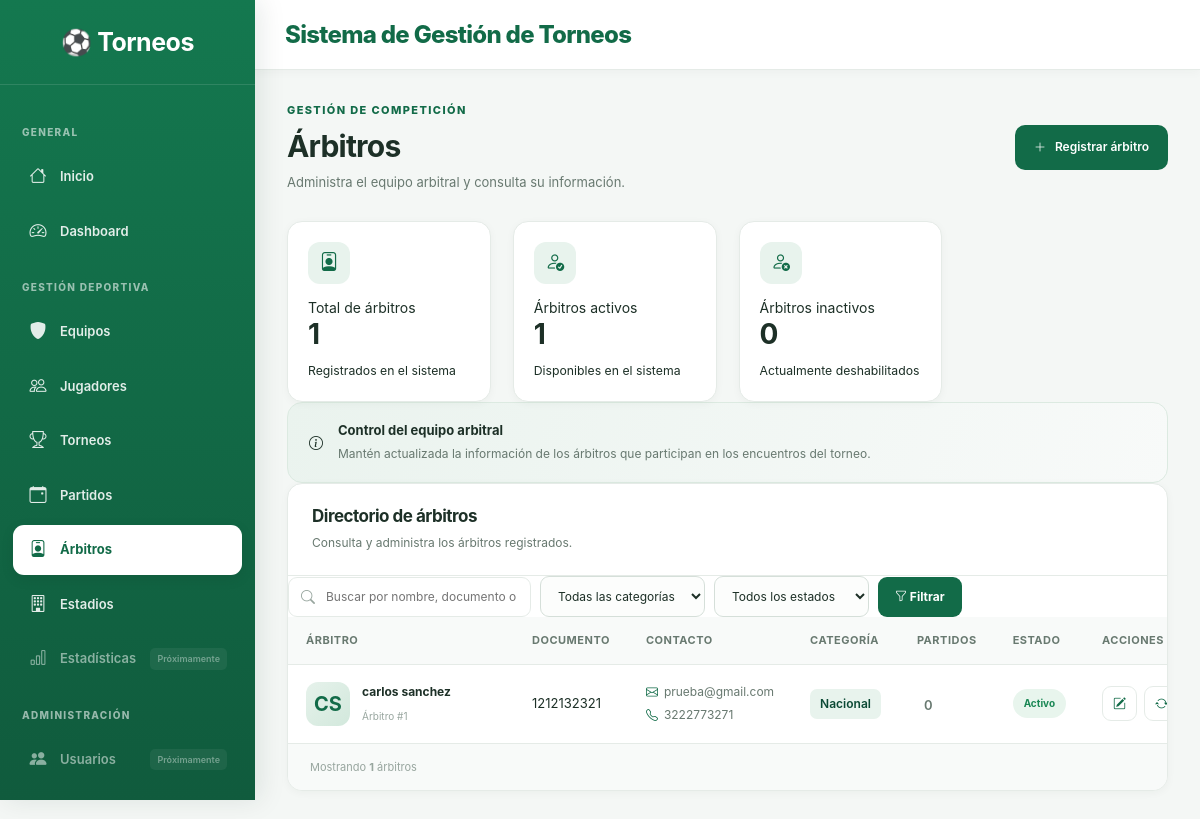
/arbitros/, run on the app's committed database.
### app/models/arbitro.py (models this page shows, shortened)
class Arbitro(db.Model):
    __tablename__ = "arbitros"
    id = db.Column(db.Integer, primary_key=True)
    nombre = db.Column(
        db.String(100),
        nullable=False
    )
    apellido = db.Column(
        db.String(100),
        nullable=False
    )
    documento = db.Column(
        db.String(30),
        unique=True,
        nullable=False
    )
    email = db.Column(
        db.String(120),
        unique=True
    )
    telefono = db.Column(
        db.String(30)
    )
    categoria = db.Column(
        db.String(50),
        nullable=False
    )
    estado = db.Column(
        db.Boolean,
        default=True
    )
    partidos = db.relationship(
        "Partido",
        back_populates="arbitro"
    )

### app/arbitros/routes.py (the view, shortened to what this page needs)
@arbitros_bp.route("/")
def index():
    busqueda = request.args.get("q", "").strip()
    filtro_estado = request.args.get("estado", "")
    filtro_categoria = request.args.get("categoria", "")
    consulta = Arbitro.query
    if filtro_estado == "activo":
        consulta = consulta.filter_by(estado=True)
    elif filtro_estado == "inactivo":
        consulta = consulta.filter_by(estado=False)
    if filtro_categoria:
        consulta = consulta.filter_by(categoria=filtro_categoria)
    arbitros = consulta.order_by(
        Arbitro.nombre.asc(),
        Arbitro.apellido.asc()
    ).all()
    categorias = [
        categoria[0]
        for categoria in db.session.query(
            Arbitro.categoria
        ).distinct().order_by(Arbitro.categoria).all()
    ]
    return render_template(
        "arbitros/index.html",
        arbitros=arbitros,
        busqueda=busqueda,
        filtro_estado=filtro_estado,
        filtro_categoria=filtro_categoria,
        categorias=categorias,
        total_arbitros=Arbitro.query.count(),
        arbitros_activos=Arbitro.query.filter_by(estado=True).count(),
        arbitros_inactivos=Arbitro.query.filter_by(estado=False).count()
    )

### app/templates/arbitros/index.html (shortened to what this page needs)
{% extends "base.html" %}
{% block content %}
<div class="module-page">
    <div class="module-header">
        <div>
            <span class="module-eyebrow">GESTIÓN DE COMPETICIÓN</span>
            <h1>Árbitros</h1>
            <p>Administra el equipo arbitral y consulta su información.</p>
        </div>
        <a href="{{ url_for('arbitros.nuevo') }}"
           class="module-primary-btn">
            <i class="bi bi-plus-lg"></i>
            Registrar árbitro
        </a>
    </div>
    <div class="dashboard-grid">
        <div class="premium-stat-card">
            <div class="premium-stat-icon">
                <i class="bi bi-person-badge"></i>
            </div>
            <div>
                <span>Total de árbitros</span>
                <h3>{{ total_arbitros }}</h3>
                <small>Registrados en el sistema</small>
            </div>
        </div>
        <div class="premium-stat-card">
            <div class="premium-stat-icon">
                <i class="bi bi-person-check"></i>
            </div>
            <div>
                <span>Árbitros activos</span>
                <h3>{{ arbitros_activos }}</h3>
                <small>Disponibles en el sistema</small>
            </div>
        </div>
        <div class="premium-stat-card">
            <div class="premium-stat-icon">
                <i class="bi bi-person-x"></i>
            </div>
            <div>
                <span>Árbitros inactivos</span>
                <h3>{{ arbitros_inactivos }}</h3>
                <small>Actualmente deshabilitados</small>
            </div>
        </div>
    </div>
    <div class="premium-info-banner">
        <i class="bi bi-info-circle"></i>
        <div>
            <strong>Control del equipo arbitral</strong>
            <p>
                Mantén actualizada la información de los árbitros
                que participan en los encuentros del torneo.
            </p>
        </div>
    </div>
    <div class="premium-table-card">
        <div class="premium-table-toolbar">
            <div>
                <h3>Directorio de árbitros</h3>
                <p>Consulta y administra los árbitros registrados.</p>
            </div>
        </div>
        <form method="GET"
              action="{{ url_for('arbitros.index') }}"
              class="premium-filter-form">
            <div class="premium-search-box">
                <input
                    type="text"
                    name="q"
                    class="premium-input"
                    placeholder="Buscar por nombre, documento o correo..."
                    value="{{ busqueda }}"
                >
            </div>
            <select name="categoria" class="premium-input">
                <option value="">Todas las categorías</option>
            </select>
            <select name="estado" class="premium-input">
                <option value="">Todos los estados</option>
            </select>
            <button type="submit" class="premium-filter-btn">
                <i class="bi bi-funnel"></i>
                Filtrar
            </button>
        </form>
        <div class="table-responsive">
            <table class="premium-table">
                <thead>
                    <tr>
                        <th>ÁRBITRO</th>
                        <th>DOCUMENTO</th>
                        <th>CONTACTO</th>
                        <th>CATEGORÍA</th>
                        <th>PARTIDOS</th>
                        <th>ESTADO</th>
                        <th>ACCIONES</th>
                    </tr>
                </thead>
                <tbody>
                    {% for arbitro in arbitros %}
                    <tr>
                        <td>
                            <div class="premium-entity-cell">
                                <div class="premium-entity-avatar referee-avatar">
                                    {{ arbitro.nombre[0]|upper }}{{ arbitro.apellido[0]|upper }}
                                </div>
                                <div>
                                    <strong>
                                        {{ arbitro.nombre }} {{ arbitro.apellido }}
                                    </strong>
                                    <small>Árbitro #{{ arbitro.id }}</small>
                                </div>
                            </div>
                        </td>
                        <td>
                            <span>{{ arbitro.documento }}</span>
                        </td>
                        <td>
                            <div class="referee-contact">
                                {% if arbitro.email %}
                                    <span>
                                        <i class="bi bi-envelope"></i>
                                        {{ arbitro.email }}
                                    </span>
                                {% endif %}
                                {% if arbitro.telefono %}
                                    <span>
                                        <i class="bi bi-telephone"></i>
                                        {{ arbitro.telefono }}
                                    </span>
                                {% endif %}
                            </div>
                        </td>
                        <td>
                            <span class="referee-category">
                                {{ arbitro.categoria }}
                            </span>
                        </td>
                        <td>
                            <div class="referee-match-count">
                                {{ arbitro.partidos|length }}
                            </div>
                        </td>
                        <td>
                            {% if arbitro.estado %}
                                <span class="premium-status-badge status-active">
                                    Activo
                                </span>
                            {% else %}
                                <span class="premium-status-badge status-inactive">
                                    Inactivo
                                </span>
                            {% endif %}
                        </td>
                        <td>
                            <div class="stadium-actions">
                                <a href="{{ url_for('arbitros.editar', id=arbitro.id) }}"
                                   class="premium-action-btn"
                                   title="Editar árbitro">
                                    <i class="bi bi-pencil-square"></i>
                                </a>
                                <form method="POST"
                                      action="{{ url_for('arbitros.cambiar_estado', id=arbitro.id) }}"
                                      onsubmit="return confirm('¿Deseas cambiar el estado de este árbitro?');">
                                    <button type="submit"
                                            class="premium-action-btn"
                                            title="Cambiar estado">
                                        <i class="bi bi-arrow-repeat"></i>
                                    </button>
                                </form>
                            </div>
                        </td>
                    </tr>
                    {% endfor %}
                </tbody>
            </table>
        </div>
        <div class="premium-table-footer">
            <span>
                Mostrando <strong>{{ arbitros|length }}</strong>
                árbitros
            </span>
        </div>
    </div>
</div>
{% endblock %}

### app/static/css/variables.css (style rules this page uses)
:root { --primary: #126B48; --primary-dark: #0B4934; --primary-light: #E8F3ED; --primary-accent: #28A477; --background: #F4F7F5; --surface: #FFFFFF; --surface-secondary: #F8FAF9; --text-primary: #1D3027; --text-secondary: #687970; --text-muted: #98A69F; --text-white: #FFFFFF; --border: #E5EBE7; --border-strong: #D5DFD9; --success: #198754; --success-light: #E8F5ED; --warning: #D99A32; --warning-light: #FFF5DF; --danger: #C94C4C; --danger-light: #FCECEC; --info: #3685B5; --info-light: #EAF4FA; --font-primary: "Inter", "Segoe UI", Arial, sans-serif; --font-size-xs: 11px; --font-size-sm: 13px; --font-size-md: 14px; --font-size-lg: 17px; --font-size-xl: 22px; --font-size-2xl: 30px; --spacing-xs: 4px; --spacing-sm: 8px; --spacing-md: 16px; --spacing-lg: 24px; --spacing-xl: 32px; --spacing-2xl: 40px; --radius-sm: 7px; --radius-md: 11px; --radius-lg: 15px; --radius-xl: 20px; --radius-full: 999px; --shadow-sm: 0 2px 8px rgba(20, 50, 35, .04); --shadow-md: 0 6px 18px rgba(20, 50, 35, .06); --shadow-lg: 0 14px 35px rgba(20, 50, 35, .09); --transition-fast: .15s ease; --transition-normal: .25s ease; --transition-slow: .35s ease; --sidebar-width: 255px; --navbar-height: 70px; }

### app/static/css/base.css (style rules this page uses)
* { box-sizing: border-box; }
html { scroll-behavior: smooth; }
body { margin: 0; min-height: 100vh; background: var(--background); color: var(--text-primary); font-family: var(--font-primary); font-size: var(--font-size-md); -webkit-font-smoothing: antialiased; -moz-osx-font-smoothing: grayscale; }
h1, h2, h3, h4, h5, h6 { color: var(--text-primary); font-weight: 700; letter-spacing: -.5px; }
h1 { font-size: var(--font-size-2xl); }
p { color: var(--text-secondary); line-height: 1.7; }
a { color: var(--primary); text-decoration: none; transition: var(--transition-fast); }
button, input, select, textarea { font: inherit; }

### app/static/css/cards.css (style rules this page uses)
.dashboard-grid { display: grid; grid-template-columns: repeat(4, minmax(0, 1fr)); gap: 22px; }

### app/static/css/forms.css (style rules this page uses)
.premium-input { min-height: 46px; padding: 11px 13px; border: 1px solid var(--border-strong); border-radius: 9px; background-color: #FCFDFC; color: var(--text-primary); font-size: 12px; box-shadow: none; transition: var(--transition-fast); }

### data on the page
Arbitro: nombre "C", apellido "S", nombre "carlos", apellido "sanchez", id "1", documento "1212132321", email "prueba@gmail.com", telefono "3222773271", categoria "Nacional", partidos|length "0", estado "Activo"

### other printed values
{{ total_arbitros }} "1"
{{ arbitros_activos }} "1"
{{ arbitros_inactivos }} "0"
{{ arbitros|length }} "1"
